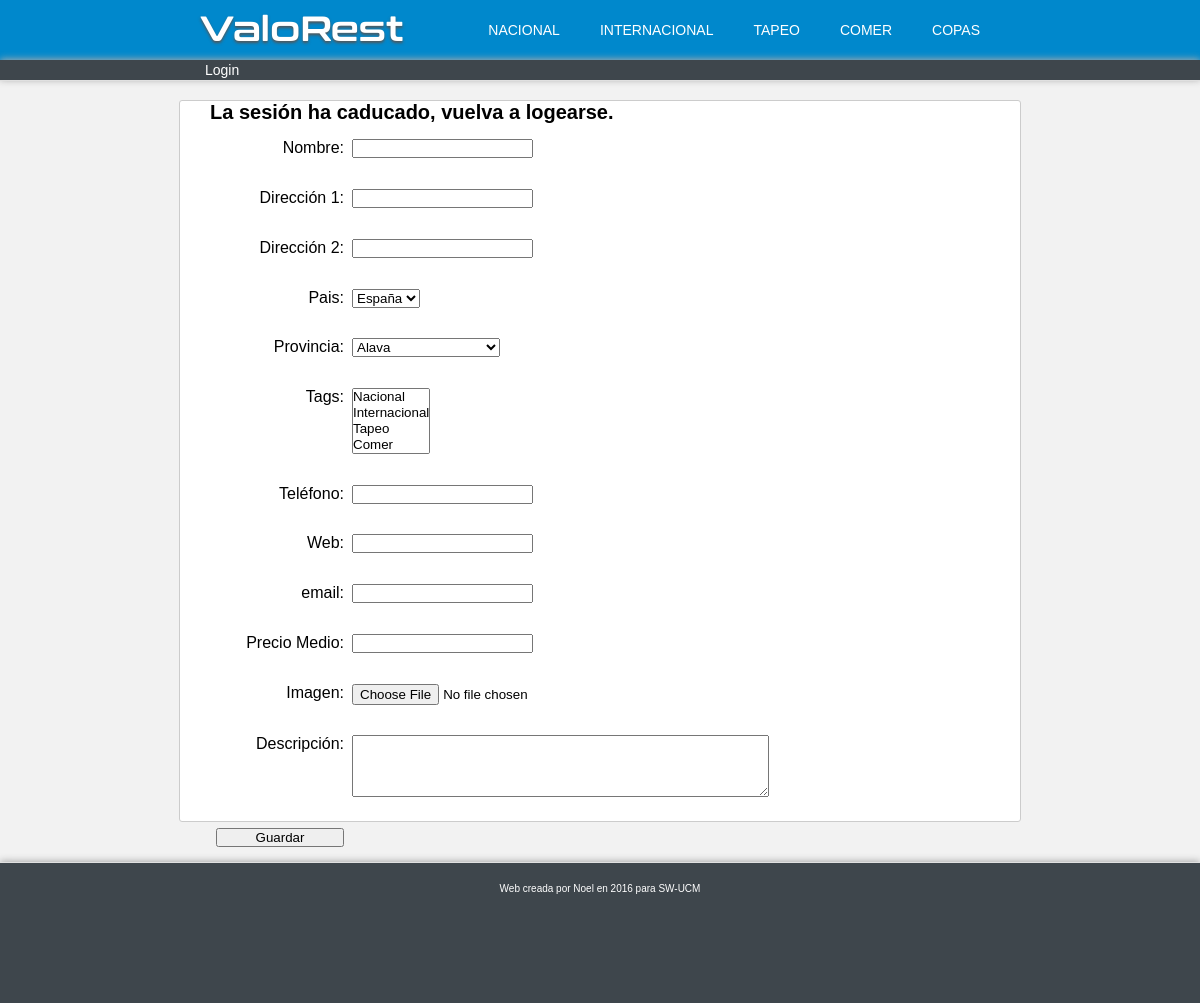
Screenshot of /insertarrestaurante.php (signed in) with the database file from the repository.
### tables this page shows
CREATE TABLE IF NOT EXISTS `menu` (
    `idmenu`            INT(11) NOT NULL AUTO_INCREMENT,
    `permissions`       INT(11) NOT NULL,
    `type`              INT(11) NOT NULL,
    `sequence`          INT(11) NOT NULL,
    `page`              VARCHAR(255) NOT NULL,
    `name`              VARCHAR(255) NOT NULL,
    `parameter`         VARCHAR(255) NOT NULL,
    PRIMARY KEY  (`idmenu`)
);

### lib/dataaccess.php (called while the page is built, shortened)
<?php
function consult($sql){
    $result = array();
    $bd = new DataAccess();
    $bd->run($sql);
    while(($fila = $bd->row()) !== false ){
        $result[] = $fila;
    }
    return $result;
}
function remove($sql){
    $bd = new DataAccess();
    $result = $bd->run($sql);
    return $result;
}
class DataAccess {
    var $bd;
    var $query;
    function DataAccess($server = SERVER_CONNECTION, $user = USER_CONNECTION, $psw = PSW_CONNECTION, $bd = BBDD_CONNECTION){
        $this->bd = new mysqli($server, $user, $psw, $bd);
        $this->bd->set_charset("utf8");
    }
    function run($sql){
        if( ($this->query = $this->bd->query($sql)) === false ) {
            return false;
        } else {
            return true;
        }
    }
    function row(){
        if ( $fila = $this->query->fetch_assoc())
            return $fila;
        else
            return false;
    }
}
?>

### lib/global.php (called while the page is built, shortened)
<?php
require_once('lib/dataaccess.php');
require_once('lib/security.php');
function getMenu($type = 0){
    if(!isset($_SESSION['Rol'])){
        $result = consult("SELECT page,name,parameter FROM menu WHERE permissions = 0 AND type = ".$type." ORDER BY sequence ASC;");
    }
    else{
        $result = consult("SELECT page,name,parameter FROM menu WHERE permissions <= ".$_SESSION['Rol']." AND type = ".$type." ORDER BY sequence ASC;");
    }
    return $result;
}
?>

### lib/security.php (called while the page is built, shortened)
<?php
function start($rol = 0){
    $message = "";
    if(!isset($_SESSION['Login']) || !$_SESSION['Login']){
        checkCookie();
    }else{
        if(!checkSession()){
            $message = "La sesión ha caducado, vuelva a logearse.";
        }
    }
    return $message;
}
function checkSession(){
    $result = consult("SELECT * FROM `session` WHERE `key` = '".$_SESSION['SKey']."';");
    if(count($result)){
        $result = $result[0];
        if($result['iduser']==$_SESSION['IdUser'] && $result['ip']==$_SESSION['IPaddress']){
            modify("UPDATE session SET `lastactivity` = ".$_SERVER['REQUEST_TIME']." WHERE `key` = '".$_SESSION['SKey']."';");
            return true;
        }else{
            logOut();
            return false;
        }
    }else{
        return false;
    }
}
?>

### insertarrestaurante.php (the view, shortened to what this page needs)
<?php
require_once('lib/global.php');
$message = start(ROL_EDIT);
?>
<html lang="es">
<?php require_once('common/head.php'); ?>
<body class="column">
    <?php require_once('common/header.php'); ?>
    <div class="center-800 column container height700">
        <?php if($message != '') echo "<h2>".$message."</h2>"; ?>
        <form class="column marginH2" enctype="multipart/form-data" action="insertarrestaurante.php" method="post">
          <div class="paddingV2"><label for="name">Nombre:</label><input type="text" name="name" required/></div>
          <div class="paddingV2"><label for="address1">Dirección 1:</label><input type="text" name="address1" required/></div>
          <div class="paddingV2"><label for="address2">Dirección 2:</label><input type="text" name="address2" required/></div>
          <div class="paddingV2"><label for="country">Pais:</label><select name="country" />
          <?php
          $countrys = consult("SELECT country.idcountry AS idcountry, country.name AS name FROM country ");
          foreach ($countrys as $key => $value) {
            echo "<option value=\"".$value['idcountry']."\">".$value['name']."</option>";
          }
          ?>
          </select></div>
          <div class="paddingV2"><label for="province">Provincia:</label><select name="province" />
          <?php
          $countrys = consult("SELECT province.idprovince AS idprovince, province.name AS name FROM province ");
          foreach ($countrys as $key => $value) {
            echo "<option value=\"".$value['idprovince']."\">".$value['name']."</option>";
          }
          ?>
          </select></div>
          <div class="paddingV2"><label for="tags">Tags:</label><select multiple name="tags[]" required/>
          <?php
          $countrys = consult("SELECT tag.idtag AS idtag, tag.name AS name FROM tag ");
          foreach ($countrys as $key => $value) {
            echo "<option value=\"".$value['idtag']."\">".$value['name']."</option>";
          }
          ?>
          </select></div>
          <div class="paddingV2"><label for="phone">Teléfono:</label><input type="text" name="phone" required/></div>
          <div class="paddingV2"><label for="web">Web:</label><input type="text" name="web" required/></div>
          <div class="paddingV2"><label for="email">email:</label><input type="text" name="email" required/></div>
          <div class="paddingV2"><label for="halfprice">Precio Medio:</label><input type="text" name="halfprice" required/></div>
          <div class="paddingV2"><label for="uploadedfile">Imagen:</label><input type="file" name="uploadedfile" accept="image/pjpeg,image/gif" required/></div>
          <div class="paddingV2"><label for="description">Descripción:</label><textarea name="description" rows="4" cols="50" required></textarea></div>
          <div class="paddingV2"><input type="submit" class="col-l-2 col-s-2 col-xs-2" name="insert" value="Guardar"></div>
        </form>
    </div>
    <?php require_once('common/footer.php'); ?>
</body>
</html>

### common/header.php (shortened to what this page needs)
<header>
    <div class="row center-800">
        <div id="logo" class="grow2">
            <h1><a href="index.php">ValoRest</a></h1>
        </div>
        <nav id="menu" class="menu-header">
            <ul>
<?php
foreach (getMenu(1) as $key => $value) {
    if(strstr($_SERVER['REQUEST_URI'], $value['page'])){
        echo "<li><a href=\"".$value['page'].".php?".$value['parameter']."\" id=\"menu-active\">".$value['name']."</a></li>\r\n";
    }else{
        echo "<li><a href=\"".$value['page'].".php?".$value['parameter']."\">".$value['name']."</a></li>\r\n";
    }
}
?>
            </ul>
        </nav>
    </div>
    <div id="menu2">
        <ul class="row center-800">
<?php
if(isset($_SESSION['Login']) && $_SESSION['Login']==true){
    if(strstr($_SERVER['REQUEST_URI'], 'login')){
        echo "<li><a href=\"login.php?logOut=true\" id=\"menu2-active\">Logout</a></li>\r\n";
    }else{
        echo "<li><a href=\"login.php?logOut=true\">Logout</a></li>\r\n";
    }
}else{
    if(strstr($_SERVER['REQUEST_URI'], 'login')){
        echo "<li><a href=\"login.php\" id=\"menu2-active\">Login</a></li>\r\n";
    }else{
        echo "<li><a href=\"login.php\">Login</a></li>\r\n";
    }
}
?>
        </ul>
    </div>
</header>

### css/menu.css (style rules this page uses)
#menu ul { list-style: none; font-size: 14px; }
#menu li { display: block; float: left; text-transform: uppercase; text-align: center; height: 60px; }
#menu li a { display: block; color: #fff; text-decoration: none; height: 60px; line-height: 60px; padding: 0 20px; }

### css/menu2.css (style rules this page uses)
#menu2 { width: 100%; text-align: center; height: 20px; line-height: 20px; border-bottom: 1px solid #E0E0E0; box-shadow: 0px -1px 7px #AAA; background: #3E464C; color: white; }
#menu2 ul { list-style: none; font-size: 14px; }
#menu2 li a { padding-left: 5px; padding-right: 5px; color: white; text-decoration: none; }

### css/estructura.css (style rules this page uses)
* { margin: 0; padding: 0; }
header { height:80px; width:100%; display: block; position: relative; }
nav { display: block; }
.column { display: flex; flex-direction: column; }
.row { display: flex; flex-direction: row; }
.grow2 { flex-grow: 2; }
@media (min-width: 992px) { .col-l-2 { width: 16.66%; } }

### css/interfaz.css (style rules this page uses)
body { font-family: "verdana", Arial; background-color: #F2F2F2; }
header { background-color: #0088cc; color: white; }
label { width: 8em; float: left; text-align: right; margin-right: 0.5em; display: block; }
h1 { font-family: "conthrax-sb"; font-size: 35px; text-shadow: 0px 2px 3px #555; }
h1 a:link, h1 a:visited, h1 a:hover, h1 a:active { text-decoration: none; color: white; }
h2 { font-size: 20px; margin-left: 10px; }
#logo a { height: 60px; line-height: 60px; }
.center-800 { margin-left: auto; margin-right: auto; width: 100%; max-width: 800px; min-width: 300px; }
.container { margin-top: 20px; border-radius: 3px; -moz-border-radius: 3px; -webkit-border-radius: 3px; border: 1px solid #ccc; background-color: white; padding-bottom: 20px; padding-left: 20px; padding-right: 20px; }
.marginH2 { margin-left: 2%; margin-right: 2%; }
.paddingV2 { padding-top: 2%; margin-bottom: 2%; }
.height700 { height: 700px; }

### rows the page displays
menu: name "NACIONAL"
menu: name "INTERNACIONAL"
menu: name "TAPEO"
menu: name "COMER"
menu: name "COPAS"

### other values shown
$message "La sesión ha caducado, vuelva a logearse."
form field country "España"
form field province "Alava"
